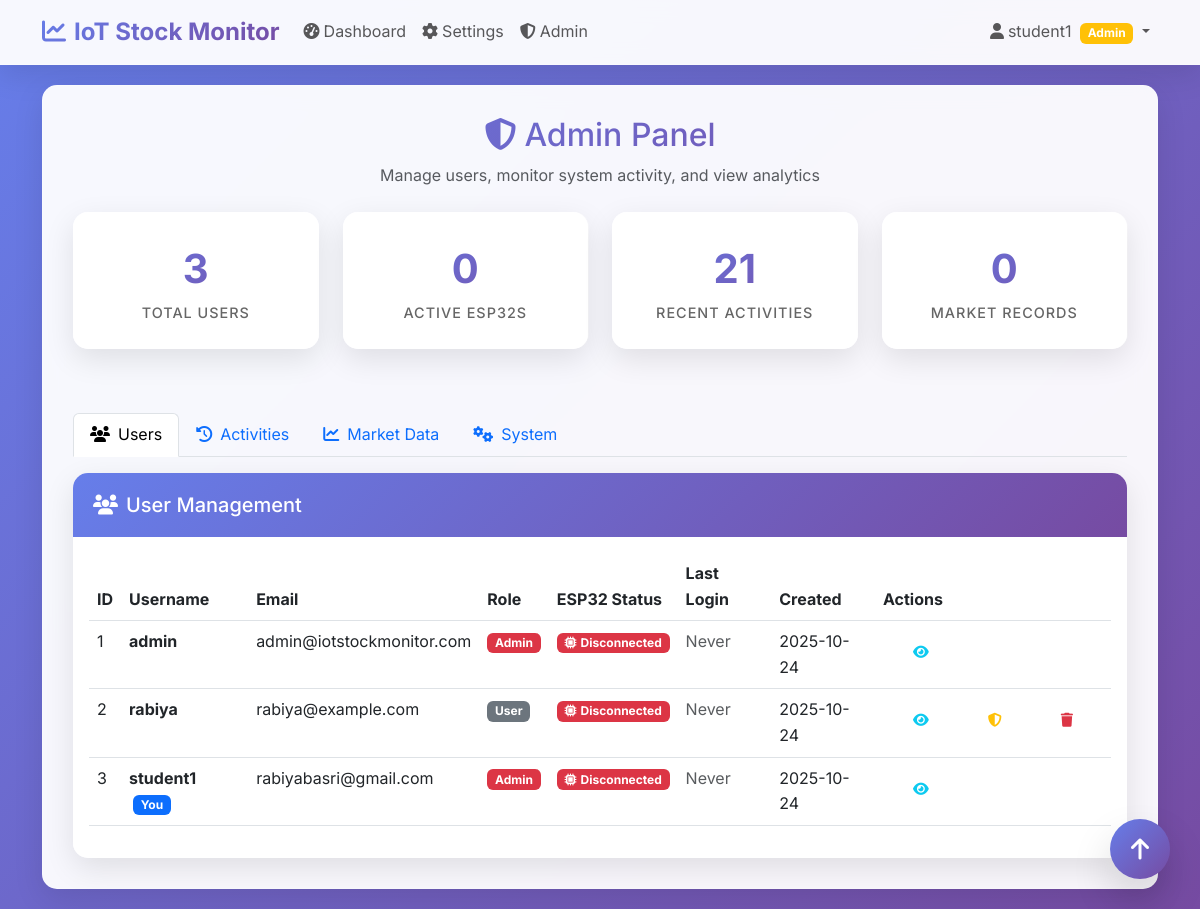
The page /admin (signed in) on the database its author committed.
### app_multi_user.py (models this page shows, shortened)
class User(UserMixin, db.Model):
    id = db.Column(db.Integer, primary_key=True)
    username = db.Column(db.String(80), unique=True, nullable=False)
    email = db.Column(db.String(120), unique=True, nullable=False)
    password_hash = db.Column(db.String(120), nullable=False)
    is_admin = db.Column(db.Boolean, default=False)
    created_at = db.Column(db.DateTime, default=datetime.utcnow)
    last_login = db.Column(db.DateTime)
    threshold = db.Column(db.Float, default=5.0)
    selected_coins = db.Column(db.Text)  # JSON string
    invested_coins = db.Column(db.Text)  # JSON string
    enable_led = db.Column(db.Boolean, default=True)
    enable_buzzer = db.Column(db.Boolean, default=True)
    led_brightness = db.Column(db.Integer, default=100)  # 0-100%
    buzzer_volume = db.Column(db.Integer, default=50)  # 0-100%
    buzzer_duration = db.Column(db.Integer, default=2000)  # milliseconds
    led_blink_speed = db.Column(db.Integer, default=500)  # milliseconds
    esp32_connected = db.Column(db.Boolean, default=False)
    esp32_last_seen = db.Column(db.DateTime)
    coin_selections = db.relationship('UserCoinSelection', backref='user', lazy=True, cascade='all, delete-orphan')

### app_multi_user.py (the view)
@app.route('/admin')
@login_required
def admin():
    if not current_user.is_admin:
        flash('Access denied. Admin privileges required.', 'error')
        return redirect(url_for('dashboard'))
    users = User.query.all()
    activities = UserActivity.query.order_by(UserActivity.timestamp.desc()).limit(50).all()
    market_data = MarketData.query.order_by(MarketData.timestamp.desc()).limit(20).all()
    return render_template('admin.html', users=users, activities=activities, market_data=market_data)

### app_multi_user.py (called while the page is built)
@login_manager.user_loader
def load_user(user_id):
    return User.query.get(int(user_id))

### templates/admin.html (shortened to what this page needs)
{% extends "base.html" %}
{% block content %}
<div class="row">
    <div class="col-12">
        <div class="main-container">
            <div class="text-center mb-4">
                <h2 class="text-gradient">
                    <i class="fas fa-shield-alt me-2"></i>Admin Panel
                </h2>
                <p class="text-muted">Manage users, monitor system activity, and view analytics</p>
            </div>
            <div class="row mb-5">
                <div class="col-md-3 mb-3">
                    <div class="stats-card">
                        <div class="stats-number">{{ users|length }}</div>
                        <div class="stats-label">Total Users</div>
                    </div>
                </div>
                <div class="col-md-3 mb-3">
                    <div class="stats-card">
                        <div class="stats-number">{{ users|selectattr('esp32_connected')|list|length }}</div>
                        <div class="stats-label">Active ESP32s</div>
                    </div>
                </div>
                <div class="col-md-3 mb-3">
                    <div class="stats-card">
                        <div class="stats-number">{{ activities|length }}</div>
                        <div class="stats-label">Recent Activities</div>
                    </div>
                </div>
                <div class="col-md-3 mb-3">
                    <div class="stats-card">
                        <div class="stats-number">{{ market_data|length }}</div>
                        <div class="stats-label">Market Records</div>
                    </div>
                </div>
            </div>
            <ul class="nav nav-tabs" id="adminTabs" role="tablist">
                <li class="nav-item" role="presentation">
                    <button class="nav-link active" id="users-tab" data-bs-toggle="tab" data-bs-target="#users" type="button" role="tab">
                        <i class="fas fa-users me-2"></i>Users
                    </button>
                </li>
                <li class="nav-item" role="presentation">
                    <button class="nav-link" id="activities-tab" data-bs-toggle="tab" data-bs-target="#activities" type="button" role="tab">
                        <i class="fas fa-history me-2"></i>Activities
                    </button>
                </li>
                <li class="nav-item" role="presentation">
                    <button class="nav-link" id="market-tab" data-bs-toggle="tab" data-bs-target="#market" type="button" role="tab">
                        <i class="fas fa-chart-line me-2"></i>Market Data
                    </button>
                </li>
                <li class="nav-item" role="presentation">
                    <button class="nav-link" id="system-tab" data-bs-toggle="tab" data-bs-target="#system" type="button" role="tab">
                        <i class="fas fa-cogs me-2"></i>System
                    </button>
                </li>
            </ul>
            <div class="tab-content" id="adminTabsContent">
                <div class="tab-pane fade show active" id="users" role="tabpanel">
                    <div class="card mt-3">
                        <div class="card-header">
                            <h5 class="mb-0">
                                <i class="fas fa-users me-2"></i>User Management
                            </h5>
                        </div>
                        <div class="card-body">
                            <div class="table-responsive">
                                <table class="table table-hover">
                                    <thead>
                                        <tr>
                                            <th>ID</th>
                                            <th>Username</th>
                                            <th>Email</th>
                                            <th>Role</th>
                                            <th>ESP32 Status</th>
                                            <th>Last Login</th>
                                            <th>Created</th>
                                            <th>Actions</th>
                                        </tr>
                                    </thead>
                                    <tbody>
                                        {% for user in users %}
                                        <tr>
                                            <td>{{ user.id }}</td>
                                            <td>
                                                <strong>{{ user.username }}</strong>
                                                {% if user.id == current_user.id %}
                                                    <span class="badge bg-primary ms-1">You</span>
                                                {% endif %}
                                            </td>
                                            <td>{{ user.email }}</td>
                                            <td>
                                                {% if user.is_admin %}
                                                    <span class="badge bg-danger">Admin</span>
                                                {% else %}
                                                    <span class="badge bg-secondary">User</span>
                                                {% endif %}
                                            </td>
                                            <td>
                                                {% if user.esp32_connected %}
                                                    <span class="badge bg-success">
                                                        <i class="fas fa-microchip me-1"></i>Connected
                                                    </span>
                                                {% else %}
                                                    <span class="badge bg-danger">
                                                        <i class="fas fa-microchip me-1"></i>Disconnected
                                                    </span>
                                                {% endif %}
                                            </td>
                                            <td>
                                                {% if user.last_login %}
                                                    {{ user.last_login.strftime('%Y-%m-%d %H:%M') }}
                                                {% else %}
                                                    <span class="text-muted">Never</span>
                                                {% endif %}
                                            </td>
                                            <td>{{ user.created_at.strftime('%Y-%m-%d') }}</td>
                                            <td>
                                                <div class="btn-group btn-group-sm">
                                                    <button class="btn btn-outline-info" onclick="viewUserDetails({{ user.id }})">
                                                        <i class="fas fa-eye"></i>
                                                    </button>
                                                    {% if not user.is_admin and user.id != current_user.id %}
                                                    <button class="btn btn-outline-warning" onclick="toggleAdmin({{ user.id }})">
                                                        <i class="fas fa-shield-alt"></i>
                                                    </button>
                                                    <button class="btn btn-outline-danger" onclick="deleteUser({{ user.id }})">
                                                        <i class="fas fa-trash"></i>
                                                    </button>
                                                    {% endif %}
                                                </div>
                                            </td>
                                        </tr>
                                        {% endfor %}
                                    </tbody>
                                </table>
                            </div>
                        </div>
                    </div>
                </div>
            </div>
        </div>
    </div>
</div>
{% endblock %}

### templates/base.html (shortened to what this page needs)
 <!DOCTYPE html>
<html lang="en">
<head>
    <link href="https://cdn.jsdelivr.net/npm/bootstrap@5.3.0/dist/css/bootstrap.min.css" rel="stylesheet">
    <link href="https://cdnjs.cloudflare.com/ajax/libs/font-awesome/6.4.0/css/all.min.css" rel="stylesheet">
</head>
<body>
    <nav class="navbar navbar-expand-lg navbar-light">
        <div class="container">
            <a class="navbar-brand" href="{{ url_for('dashboard') if current_user.is_authenticated else url_for('login') }}">
                <i class="fas fa-chart-line me-2"></i>IoT Stock Monitor
            </a>
            <div class="collapse navbar-collapse" id="navbarNav">
                <ul class="navbar-nav me-auto">
                    {% if current_user.is_authenticated %}
                        <li class="nav-item">
                            <a class="nav-link" href="{{ url_for('dashboard') }}">
                                <i class="fas fa-tachometer-alt me-1"></i>Dashboard
                            </a>
                        </li>
                        <li class="nav-item">
                            <a class="nav-link" href="{{ url_for('settings') }}">
                                <i class="fas fa-cog me-1"></i>Settings
                            </a>
                        </li>
                        {% if current_user.is_admin %}
                        <li class="nav-item">
                            <a class="nav-link" href="{{ url_for('admin') }}">
                                <i class="fas fa-shield-alt me-1"></i>Admin
                            </a>
                        </li>
                        {% endif %}
                    {% endif %}
                </ul>
                <ul class="navbar-nav">
                    {% if current_user.is_authenticated %}
                        <li class="nav-item dropdown">
                            <a class="nav-link dropdown-toggle" href="#" id="navbarDropdown" role="button" data-bs-toggle="dropdown">
                                <i class="fas fa-user me-1"></i>{{ current_user.username }}
                                {% if current_user.is_admin %}
                                    <span class="badge bg-warning ms-1">Admin</span>
                                {% endif %}
                            </a>
                        </li>
                    {% else %}
                        <li class="nav-item">
                            <a class="nav-link" href="{{ url_for('index') }}">
                                <i class="fas fa-sign-in-alt me-1"></i>Login
                            </a>
                        </li>
                    {% endif %}
                </ul>
            </div>
        </div>
    </nav>
    <div class="container">
        {% block content %}{% endblock %}
    </div>
    {% if current_user.is_authenticated %}
    <div class="floating-action">
        <button class="btn btn-primary" onclick="scrollToTop()" title="Scroll to Top">
            <i class="fas fa-arrow-up"></i>
        </button>
    </div>
    {% endif %}
</body>
</html>

### templates/base.html (style rules this page uses)
:root { --primary-color: #667eea; --secondary-color: #764ba2; --success-color: #2ed573; --danger-color: #ff4757; --warning-color: #ffa502; --info-color: #3742fa; --dark-color: #2c3e50; --light-color: #f8f9fa; --gradient-primary: linear-gradient(135deg, #667eea 0%, #764ba2 100%); --gradient-success: linear-gradient(135deg, #2ed573 0%, #17a2b8 100%); --gradient-danger: linear-gradient(135deg, #ff4757 0%, #ff6b7a 100%); --shadow-soft: 0 10px 30px rgba(0,0,0,0.1); --shadow-hover: 0 20px 40px rgba(0,0,0,0.15); --border-radius: 15px; --transition: all 0.3s cubic-bezier(0.4, 0, 0.2, 1); }
* { margin: 0; padding: 0; box-sizing: border-box; }
body { font-family: 'Inter', sans-serif; background: var(--gradient-primary); min-height: 100vh; color: var(--dark-color); line-height: 1.6; }
.navbar { background: rgba(255, 255, 255, 0.95); backdrop-filter: blur(10px); border-bottom: 1px solid rgba(255, 255, 255, 0.2); box-shadow: var(--shadow-soft); }
.navbar-brand { font-weight: 700; font-size: 1.5rem; background: var(--gradient-primary); -webkit-background-clip: text; -webkit-text-fill-color: transparent; background-clip: text; }
.main-container { background: rgba(255, 255, 255, 0.95); border-radius: var(--border-radius); box-shadow: var(--shadow-soft); margin: 20px auto; padding: 30px; backdrop-filter: blur(10px); border: 1px solid rgba(255, 255, 255, 0.2); }
.card { border: none; border-radius: var(--border-radius); box-shadow: var(--shadow-soft); transition: var(--transition); background: rgba(255, 255, 255, 0.9); backdrop-filter: blur(10px); }
.card-header { background: var(--gradient-primary); color: white; border-radius: var(--border-radius) var(--border-radius) 0 0 !important; border: none; padding: 20px; }
.btn { border-radius: 25px; padding: 12px 30px; font-weight: 600; transition: var(--transition); border: none; position: relative; overflow: hidden; }
.btn::before { content: ''; position: absolute; top: 0; left: -100%; width: 100%; height: 100%; background: linear-gradient(90deg, transparent, rgba(255,255,255,0.2), transparent); transition: left 0.5s; }
.btn-primary { background: var(--gradient-primary); color: white; }
.floating-action { position: fixed; bottom: 30px; right: 30px; z-index: 1000; }
.floating-action .btn { width: 60px; height: 60px; border-radius: 50%; padding: 0; display: flex; align-items: center; justify-content: center; font-size: 1.5rem; box-shadow: var(--shadow-hover); }
.text-gradient { background: var(--gradient-primary); -webkit-background-clip: text; -webkit-text-fill-color: transparent; background-clip: text; }
.stats-card { background: rgba(255, 255, 255, 0.95); border-radius: var(--border-radius); padding: 25px; text-align: center; box-shadow: var(--shadow-soft); transition: var(--transition); backdrop-filter: blur(10px); }
.stats-number { font-size: 2.5rem; font-weight: 700; background: var(--gradient-primary); -webkit-background-clip: text; -webkit-text-fill-color: transparent; background-clip: text; }
.stats-label { color: #666; font-weight: 500; text-transform: uppercase; letter-spacing: 1px; font-size: 0.9rem; }

### rows shown on the page
User: username "student1", id "3", shows "You", email "rabiyabasri@gmail.com", is_admin "Admin", esp32_connected False (drawn), shows "Never", created_at "2025-10-24"
User: id "1", username "admin", email "admin@iotstockmonitor.com", is_admin "Admin", esp32_connected False (drawn), shows "Never", created_at "2025-10-24"
User: id "2", username "rabiya", email "rabiya@example.com", is_admin "User", esp32_connected False (drawn), shows "Never", created_at "2025-10-24"

### other values the page prints
{{ users|length }} "3"
{{ users|selectattr('esp32_connected')|list|length }} "0"
{{ activities|length }} "21"
{{ market_data|length }} "0"
